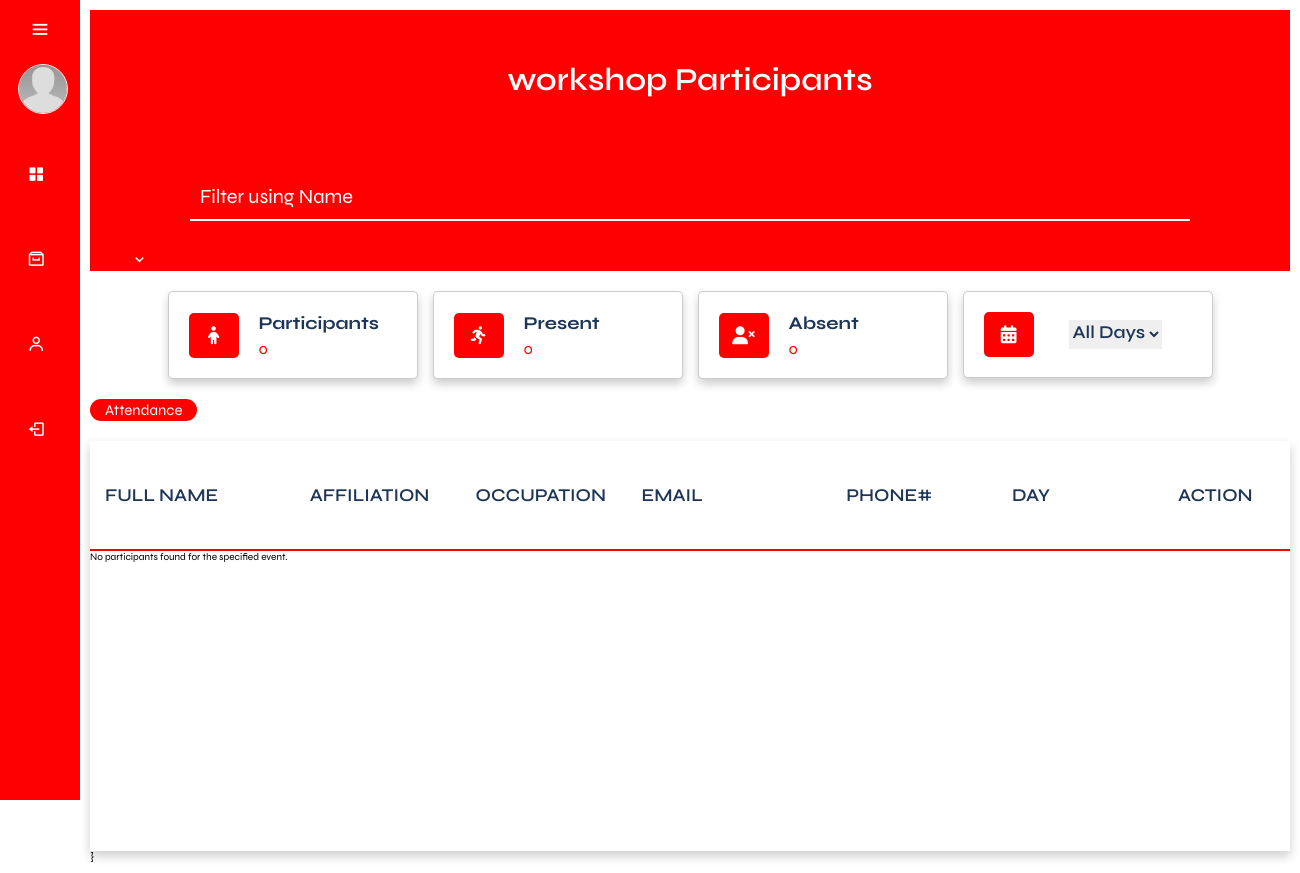
The page /admin/event_participants.php?eventTitle=workshop on the database as committed earlier.
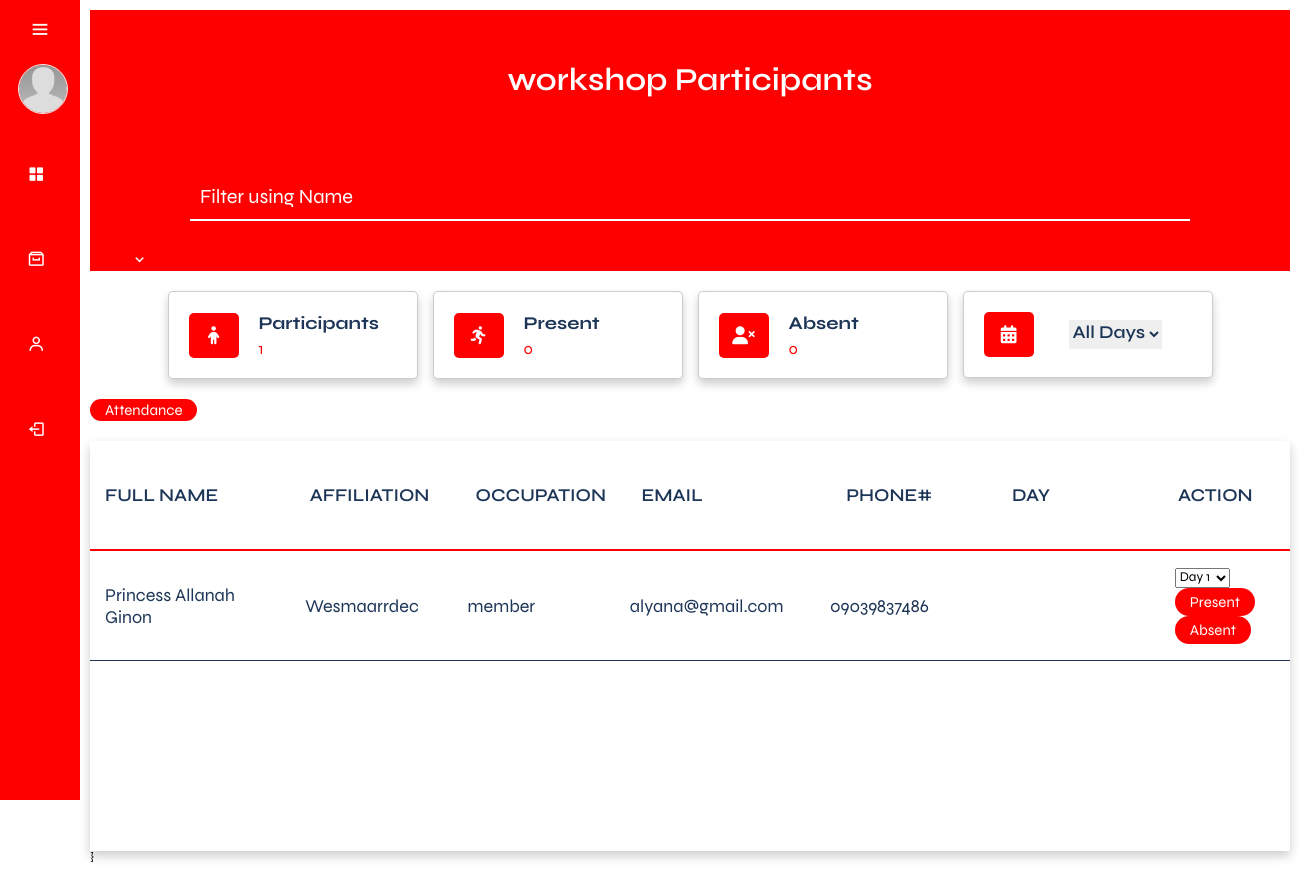
The same page on the database as committed later.
### tables this page shows
CREATE TABLE `eventparticipants` (
  `participant_id` int(11) NOT NULL,
  `event_id` int(11) DEFAULT NULL,
  `UserID` int(11) DEFAULT NULL
);

CREATE TABLE `user` (
  `UserID` int(15) NOT NULL,
  `LastName` varchar(50) NOT NULL,
  `FirstName` varchar(50) NOT NULL,
  `MI` varchar(2) NOT NULL,
  `Gender` varchar(50) NOT NULL,
  `Age` int(50) DEFAULT NULL,
  `Email` varchar(100) NOT NULL,
  `Password` varchar(255) NOT NULL,
  `ContactNo` varchar(15) NOT NULL,
  `Address` varchar(200) DEFAULT NULL,
  `Affiliation` varchar(50) NOT NULL,
  `Position` varchar(50) NOT NULL,
  `Image` varchar(250) DEFAULT NULL,
  `EducationalAttainment` varchar(200) DEFAULT NULL,
  `Role` varchar(50) NOT NULL
);

### admin/event_participants.php (the view, shortened to what this page needs)
<?php
include('../function/F.participants_retrieve.php');
function dateRange($start, $end) {
    $start = new DateTime($start);
    $end = new DateTime($end);
    $end->modify('+1 day');
    $interval = new DateInterval('P1D');
    $dateRange = new DatePeriod($start, $interval, $end);
    $daysCount = 0;
    foreach ($dateRange as $date) {
        $daysCount++;
    }
    return $daysCount;
}
$eventTitle = isset($_GET['eventTitle']) ? urldecode($_GET['eventTitle']) : null;
$eventDatesSql = "SELECT date_start, date_end FROM Events WHERE event_title = ?";
$eventDatesStmt = $conn->prepare($eventDatesSql);
$eventDatesStmt->bind_param("s", $eventTitle);
$eventDatesStmt->execute();
$eventDatesResult = $eventDatesStmt->get_result();
$eventDatesRow = $eventDatesResult->fetch_assoc();
$dateStart = $eventDatesRow['date_start'];
$dateEnd = $eventDatesRow['date_end'];
$numDays = dateRange($dateStart, $dateEnd);
$eventTitle = isset($_GET['eventTitle']) ? urldecode($_GET['eventTitle']) : null;
$totalParticipantsSql = "SELECT COUNT(*) AS totalParticipants FROM eventParticipants
                          WHERE event_id = (SELECT event_id FROM Events WHERE event_title = ?)";
$totalParticipantsStmt = $conn->prepare($totalParticipantsSql);
$totalParticipantsStmt->bind_param("s", $eventTitle);
$totalParticipantsStmt->execute();
$totalParticipantsResult = $totalParticipantsStmt->get_result();
$totalParticipantsRow = $totalParticipantsResult->fetch_assoc();
$totalParticipants = $totalParticipantsRow['totalParticipants'];
$totalPresentSql = "SELECT COUNT(*) AS totalPresent FROM attendance WHERE event_id = (SELECT event_id FROM Events WHERE event_title = ?) AND status = 'present'";
$totalPresentStmt = $conn->prepare($totalPresentSql);
$totalPresentStmt->bind_param("s", $eventTitle);
$totalPresentStmt->execute();
$totalPresentResult = $totalPresentStmt->get_result();
$totalPresentRow = $totalPresentResult->fetch_assoc();
$totalPresent = $totalPresentRow['totalPresent'];
$totalAbsentSql = "SELECT COUNT(*) AS totalAbsent FROM attendance WHERE event_id = (SELECT event_id FROM Events WHERE event_title = ?) AND status = 'absent'";
$totalAbsentStmt = $conn->prepare($totalAbsentSql);
$totalAbsentStmt->bind_param("s", $eventTitle);
$totalAbsentStmt->execute();
$totalAbsentResult = $totalAbsentStmt->get_result();
$totalAbsentRow = $totalAbsentResult->fetch_assoc();
$totalAbsent = $totalAbsentRow['totalAbsent'];
?>
<!DOCTYPE html>
<html lang="en">
<head>
    <link rel="stylesheet" href="https://cdnjs.cloudflare.com/ajax/libs/font-awesome/6.5.2/css/all.min.css" />
    <link href='https://unpkg.com/boxicons@2.1.4/css/boxicons.min.css' rel='stylesheet'>
    <link rel="stylesheet" href="css/table.css">
</head>
<body>
    <?php
        require_once('../db.connection/connection.php');
    ?>
    <div class="sidebar">
        <div class="top">
            <i class="bx bx-menu" id="btnn"></i>
        </div>
        <div class="user">
            <?php if (!empty($Image)): ?>
                <img src="../assets/img/profilePhoto/<?php echo $Image; ?>" alt="user" class="user-img">
            <?php else: ?>
                <img src="../assets/img/profile.jpg" alt="default user" class="user-img">
            <?php endif; ?>
            <div>
            </div>
        </div>
        <ul>
            <li class="nav-sidebar">
                <a href="adminDashboard.php">
                    <i class="bx bxs-grid-alt"></i>
                </a>
            </li>
            <li class="events-side2 nav-sidebar">
                <a href="#" class="a-events">
                    <i class='bx bx-archive'></i>
                    <i class='bx bx-chevron-down hide'></i>
                </a>
            </li>
            <li class="events-side nav-sidebar">
                <a href="#" class="a-events">
                    <i class='bx bx-user'></i>
                </a>
            </li>
            <li class="nav-sidebar">
                <a href="../login.php">
                    <i class="bx bx-log-out"></i>
                </a>
            </li>
        </ul>
    </div>
    <div class="main-content">
        <div class="attendance">
            <div class="attendance_header">
                <div class="attendance_title">
                    <?php echo isset($eventTitle) ? htmlspecialchars($eventTitle) . ' Participants' : 'Event Title Here'; ?>
                </div>
                <div class="search_attendance">
                    <input type="text" id="search_input" placeholder="Filter using Name">
                </div>
            </div>
            <section class="category">
                <div class="box-container">
                    <a href="#" class="box" id="viewParticipants">
                        <i class="fa-solid fa-child"></i>
                        <div>
                            <h3>Participants</h3>
                            <span><?php echo $totalParticipants; ?></span>
                        </div>
                    </a>
                    <a href="#" class="box" id="viewPresent">
                        <i class="fa-solid fa-person-running"></i>
                        <div>
                            <h3>Present</h3>
                            <span><?php echo $totalPresent; ?></span>
                        </div>
                    </a>
                    <a href="#" class="box" id="viewAbsent">
                        <i class="fa-solid fa-user-xmark"></i>
                        <div>
                            <h3>Absent</h3>
                            <span><?php echo $totalAbsent; ?></span>
                        </div>
                    </a>
                    <a href="#" class="box">
                        <i class="fa-solid fa-calendar-days"></i>
                        <div>
                            <select name="event_day-filter" id="event_day-filter" onchange="filterByDay()">
                                <option value="">All Days</option>
                            </select>
                        </div>
                    </a>
                </div>
            </section>
            <button class="aButton"  onclick="filterAttendance()">Attendance</button>
            <div class="table_wrap">
                <div class="table_header">
                    <ul>
                        <li>
                            <div class="item">
                                <div class="name">
                                    <span>FULL NAME</span>
                                </div>
                                <div class="department">
                                    <span>AFFILIATION</span>
                                </div>
                                <div class="department">
                                    <span>OCCUPATION</span>
                                </div>
                                <div class="info">
                                    <span>EMAIL</span>
                                </div>
                                <div class="phone">
                                    <span>PHONE#</span>
                                </div>
                                <div class="phone">
                                    <span>DAY</span>
                                </div>
                                <div class="status" id="action_tab">
                                    <span>ACTION</span>
                                </div>
                            </div>
                        </li>
                    </ul>
                </div>
                <div class="table_body">
                    <?php
                    $sql = "SELECT user.FirstName, user.LastName, user.Affiliation, user.Position, user.Email, user.ContactNo,
                    attendance.day, eventParticipants.participant_id, eventParticipants.event_id
                    FROM eventParticipants
                    INNER JOIN user ON eventParticipants.UserID = user.UserID
                    LEFT JOIN attendance ON attendance.participant_id = eventParticipants.participant_id
                    WHERE eventParticipants.event_id = (SELECT event_id FROM Events WHERE event_title = ?)";
                    $stmt = $conn->prepare($sql);
                    $stmt->bind_param("s", $eventTitle);
                    $stmt->execute();
                    $result = $stmt->get_result();
                    if ($result->num_rows > 0) {
                        while ($row = $result->fetch_assoc()) {
                            $firstName = htmlspecialchars($row['FirstName']);
                            $lastName = htmlspecialchars($row['LastName']);
                            $fullName = $firstName . ' ' . $lastName;
                            $affiliation = htmlspecialchars($row['Affiliation']);
                            $position = htmlspecialchars($row['Position']);
                            $email = htmlspecialchars($row['Email']);
                            $contactNo = htmlspecialchars($row['ContactNo']);
                    ?>
                            <form action='' method='POST' onsubmit="return confirmAttendance(this);">
                                <ul>
                                    <li>
                                        <div class="item">
                                            <div class="name">
                                                <span><?php echo $fullName; ?></span>
                                            </div>
                                            <div class="department">
                                                <span><?php echo $affiliation . ' ' ?></span>
                                            </div>
                                            <div class="department">
                                                <span><?php echo $position . ' ' ?></span>
                                            </div>
                                            <div class="info">
                                                <span><?php echo $email . ' ' ?></span>
                                            </div>
                                            <div class="phone">
                                                <span><?php echo $contactNo . ' ' ?></span>
                                            </div>
                                            <div class="action" id="action">
                                            <div class="days">
                                                <select name="event_day" id="event_day">
                                                    <?php for ($i = 1; $i <= $numDays; $i++) : ?>
                                                        <option value="<?php echo $i; ?>">Day <?php echo $i; ?></option>
                                                    <?php endfor; ?>
                                                </select>
                                            </div>
                                            <div class="status">
                                                <button type="submit" name="status" value="present" class="approve att">Present</button>
                                            </div>
                                            <div class="status">
                                                <button type="submit" name="status" value="absent" class="approve att">Absent</button>
                                            </div>
                                            </div>
                                        </div>
                                    </li>
                                </ul>
                            </form>
                    <?php
                        }
                    } else {
                        echo "No participants found for the specified event.";
                    }
                    ?>
                </div>
            </div>
            }
        </div>
    </div>
</body>
</html>

Rows that differ between the two databases and show on the page:
added eventparticipants: UserID.LastName "Princess Allanah Ginon", UserID.Affiliation "Wesmaarrdec", UserID.Position "member", UserID.Email "alyana@gmail.com", UserID.ContactNo "09039837486"
Other text that changed with them:
$totalParticipants: "0" → "1"
text no longer shown: "No participants found for the specified event."
